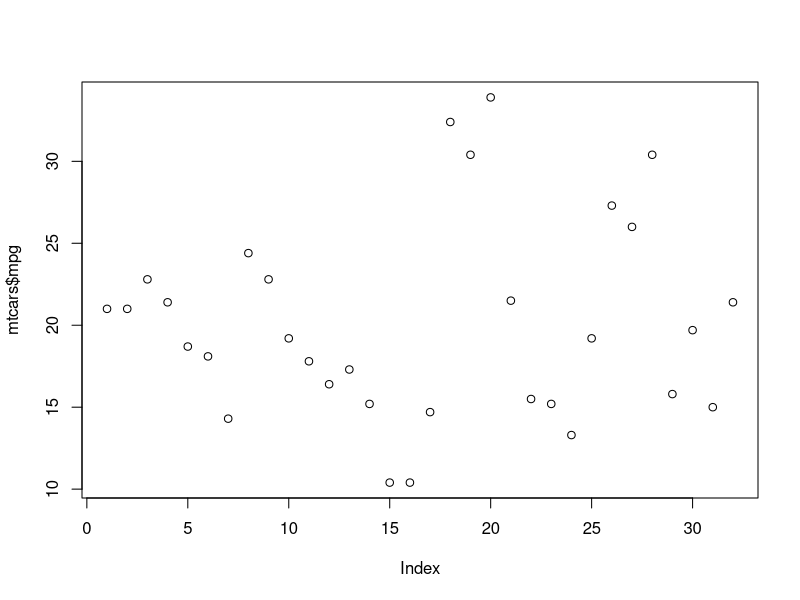
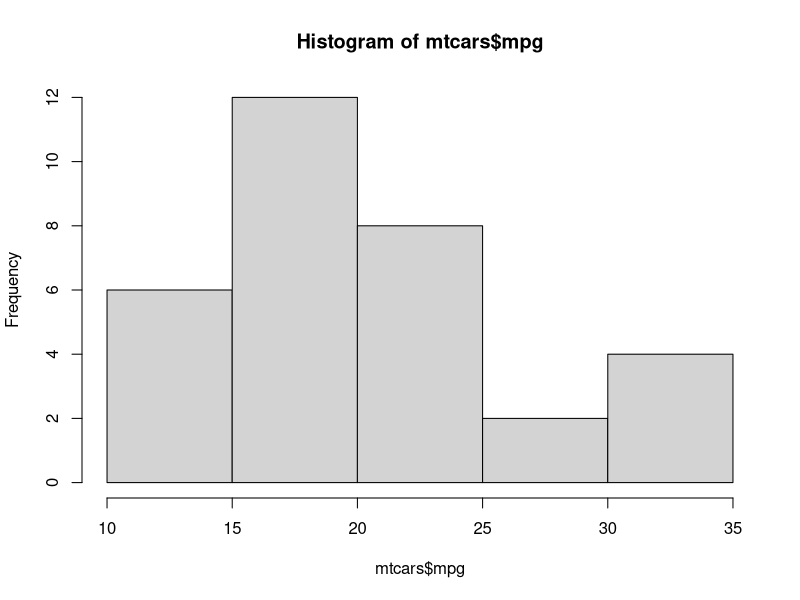

Recreate these plots in R, in order. (Note: this script raises an error after producing the figures.)
install.packages("tidyverse")
library(tidyverse)
library(corrplot)


# Rohan
mean(mtcars$mpg)
median(mtcars$mpg)
table(mtcars$carb)
plot(mtcars$mpg)

quantile(mtcars$mpg)
hist(mtcars$mpg)

cor(mtcars$mpg, mtcars$wt)

str(data_four_cars)

# Types
mtcars$gear <- as.integer(mtcars$gear)
corrplot(cor(mtcars), type="upper")

# Select
save_niyati <- mtcars %>% select(gear, carb, am)

# Filter
data_four_cars <- mtcars %>% filter(carb == 4)
